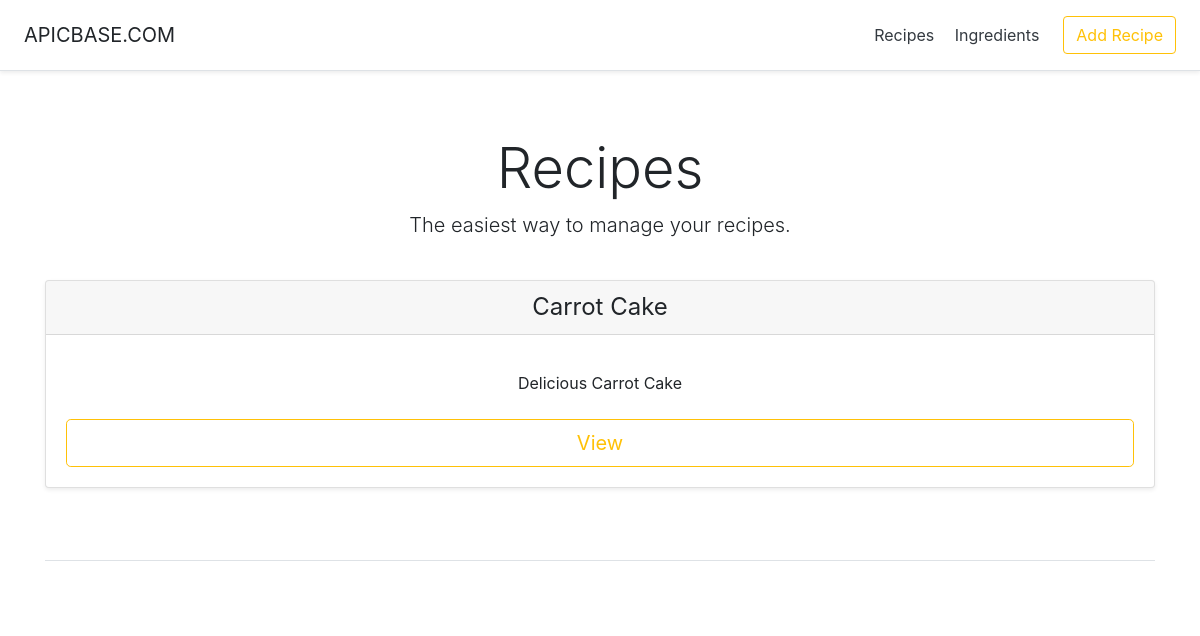
Page /recipeManager/ on the earlier database version.
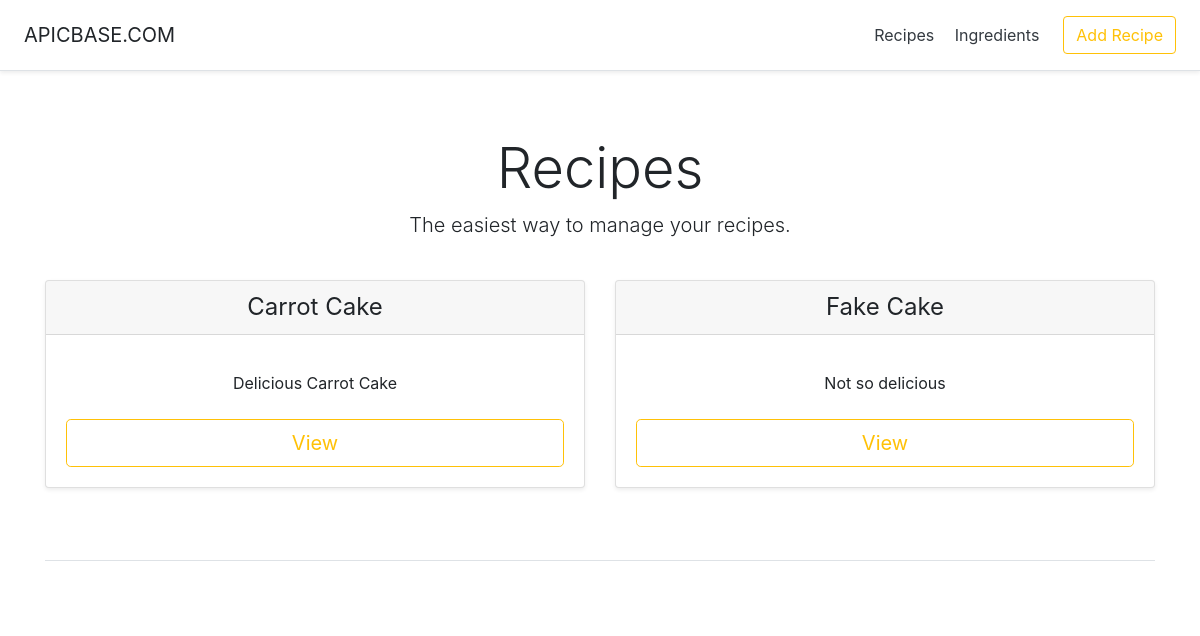
Same page on the later database version.
### recipeManager/models.py (models this page shows, shortened)
class Recipe(models.Model):
    id = models.AutoField(primary_key=True)
    name = models.CharField(max_length=200)
    description = models.CharField(max_length=200)
    ingredients = models.ManyToManyField(Ingredient, through='Recipe_Ingredients')

### recipeManager/views.py (the view)
# urls.py: path('', views.IndexView.as_view(), name='index'),
class IndexView(generic.ListView):
    template_name = 'recipeManager/index.html'
    context_object_name = 'recipes_list'
    def get_queryset(self):
        return Recipe.objects.all()

### recipeManager/templates/recipeManager/index.html (shortened to what this page needs)
<!DOCTYPE html>
<html lang="en"><head><meta http-equiv="Content-Type" content="text/html; charset=UTF-8">
    {% load static %}
    <link href="{%static 'recipeManager/pricing.css'%}" rel="stylesheet">
    {% load static %}
    <link href="{%static 'recipeManager/bootstrap.min.css'%}" rel="stylesheet">
  </head>
  <body>
    <div class="d-flex flex-column flex-md-row align-items-center p-3 px-md-4 mb-3 bg-white border-bottom shadow-sm">
  <h5 class="my-0 mr-md-auto font-weight-normal">APICBASE.COM</h5>
  <nav class="my-2 my-md-0 mr-md-3">
    <a class="p-2 text-dark" href="{% url 'recipeManager:index' %}">Recipes</a>
    <a class="p-2 text-dark" href="{% url 'recipeManager:ingredients' %}">Ingredients</a>
  </nav>
  <a class="btn btn-outline-warning" href="https://getbootstrap.com/docs/4.3/examples/pricing/#">Add Recipe</a>
</div>
<div class="pricing-header px-3 py-3 pt-md-5 pb-md-4 mx-auto text-center">
  <h1 class="display-4">Recipes</h1>
  <p class="lead">The easiest way to manage your recipes.</p>
</div>
<div class="container">
  <div class="card-deck mb-3 text-center">
    {% if recipes_list %}
      {% for recipe in recipes_list %}
        <div class="card mb-4 shadow-sm">
          <div class="card-header">
            <h4 class="my-0 font-weight-normal">{{ recipe.name }}</h4>
          </div>
          <div class="card-body">
            <ul class="list-unstyled mt-3 mb-4">
              <li>{{ recipe.description }}</li>
            </ul>
            <a href="{% url 'recipeManager:recipeDetail' recipe.id %}" style="text-decoration:none;"><button type="button" class="btn btn-lg btn-block btn-outline-warning">View</button></a>
          </div>
        </div>
      {% endfor %}
    {% else %}
      <p><strong>No recipes available.</strong></p>
    {% endif %}
  </div>
  <footer class="pt-4 my-md-5 pt-md-5 border-top"></footer>
</div>
</body></html>

Differences in the rows shown:
added Recipe: name "Fake Cake", description "Not so delicious"
